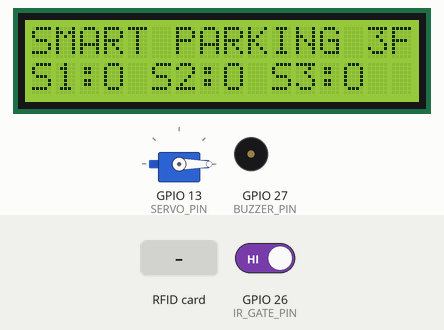
A sketch run on a simulated ESP32. Shown: servo, 16×2 character LCD, buzzer (waves = sounding). Wiring (inferred from the names in the program): 3 × IR receiver: data GPIO 25 / data GPIO 32 / data GPIO 33. Inputs (shaded band) come from the test bench; at power-on: GPIO 26 (IR_GATE_PIN) HIGH. WiFi joins after 1.5 s; servers stay silent unless stated; what the sketch prints to the serial monitor is not drawn.

Above: at 3.2 s.
3.3 s: RFID card 01 02 03 04 held to the reader
At 4.2 s:
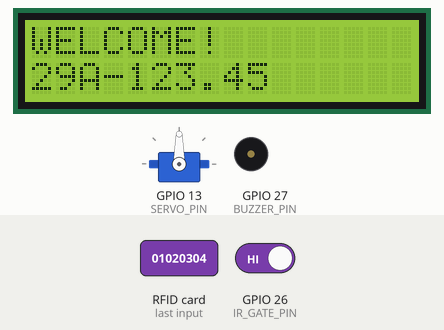
5.0 s: RFID card 11 22 33 44 held to the reader
At 6.4 s:
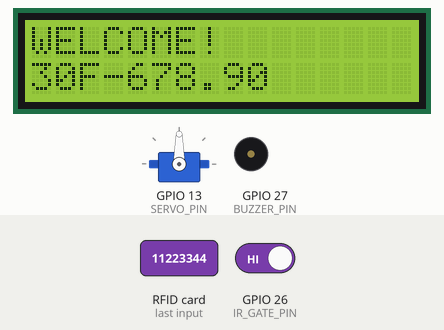
6.7 s: RFID card 55 66 77 88 held to the reader
At 7.6 s:
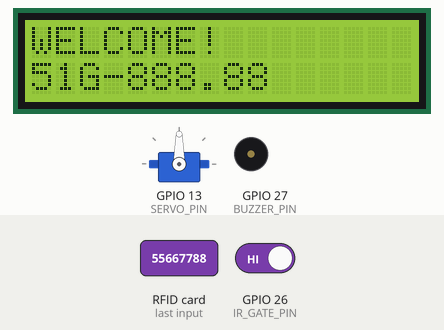
8.3 s: RFID card 5E 7A 19 C4 held to the reader
At 10.0 s:
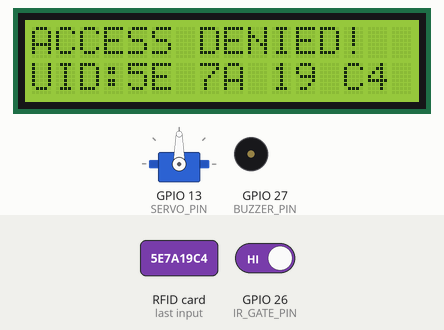
10.3 s: RFID card 01 02 03 04 held to the reader
At 12.0 s:
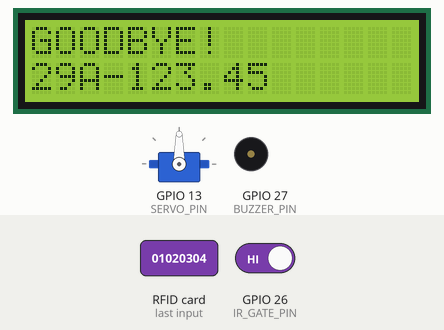
12.3 s: RFID card 11 22 33 44 held to the reader
At 13.3 s:
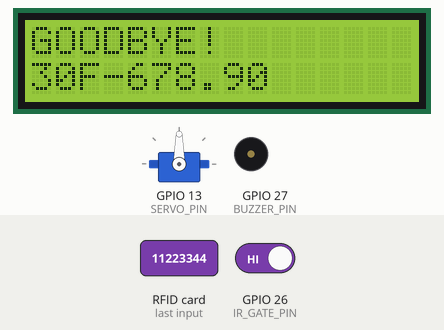
Timing chart, 0 to 18.2 s (numbered marks = the images above; inputs shaded):
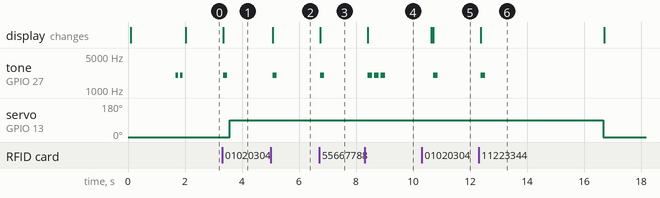

The sketch:

sketch.ino
```cpp
/**
 * ============================================================================
 * BẢN MÔ PHỎNG TRỰC TIẾP TRÊN WOKWI (SỬ DỤNG MODULE MFRC522 THẬT TRÊN WOKWI)
 * Đề tài: IoT-Based Smart Vehicle Parking System using RFID
 * ============================================================================
 * Hướng dẫn tương tác trên Wokwi sau khi bấm nút Play (Màu xanh lá):
 * 1. Bấm chuột trực tiếp vào module "MFRC522 RFID Reader" màu xanh dương:
 *    - Chọn "Blue Card"   (UID: 01 02 03 04) -> Thẻ HỢP LỆ (Xe 1: 29A-123.45)
 *    - Chọn "Green Card"  (UID: 11 22 33 44) -> Thẻ HỢP LỆ (Xe 2: 30F-678.90)
 *    - Chọn "Yellow Card" (UID: 55 66 77 88) -> Thẻ HỢP LỆ (Xe 3: 51G-888.88)
 *    - Chọn "Red Card"    (UID: AA BB CC DD) hoặc "Key Fob" -> Thẻ LẠ (Từ
 * chối!) Sau đó bấm nút "Tap Card" (hoặc Insert Card) trên bảng điều khiển
 * RFID!
 *
 * 2. Gạt 3 công tắc bên trái (GPIO 32, 33, 25) sang TRÁI:
 *    - Giả lập cảm biến vật cản hồng ngoại (IR Obstacle) phát hiện xe đã đỗ vào
 * Ô 1, 2, 3.
 */

#include <ESP32Servo.h>
#include <HTTPClient.h>
#include <LiquidCrystal_I2C.h>
#include <MFRC522.h>
#include <SPI.h>
#include <WiFi.h>
#include <Wire.h>

// Wi-Fi ảo tích hợp sẵn của Wokwi
const char *WIFI_SSID = "Wokwi-GUEST";
const char *WIFI_PASSWORD = "";

// Điền URL Firebase nếu muốn đồng bộ từ Wokwi lên Web Dashboard
const String FIREBASE_HOST = "https://YOUR_PROJECT_ID.firebasedatabase.app";

// Chân SPI của module MFRC522 RFID Reader trên ESP32
#define SS_PIN 5
#define RST_PIN 4
// SCK = 18, MISO = 19, MOSI = 23

#define LCD_ADDRESS 0x27
#define SERVO_PIN 13
#define BUZZER_PIN 27

#define NUM_SLOTS 3
const int IR_SLOT_PINS[NUM_SLOTS] = {32, 33, 25};
#define IR_GATE_PIN 26

MFRC522 rfid(SS_PIN, RST_PIN);
LiquidCrystal_I2C lcd(LCD_ADDRESS, 16, 2);
Servo gateServo;

struct AuthorizedCard {
  String uid;
  String ownerName;
  String licensePlate;
  bool isParked;
};

// Danh sách 3 thẻ hợp lệ khớp với 3 thẻ preset (Blue, Green, Yellow) trên Wokwi
// MFRC522
AuthorizedCard validCards[] = {
    {"01 02 03 04", "Nguyen Van A", "29A-123.45",
     false},                                            // Blue Card trên Wokwi
    {"11 22 33 44", "Tran Thi B", "30F-678.90", false}, // Green Card trên Wokwi
    {"55 66 77 88", "Le Hoang C", "51G-888.88", false} // Yellow Card trên Wokwi
};
const int NUM_VALID_CARDS = sizeof(validCards) / sizeof(validCards[0]);

bool slotOccupied[NUM_SLOTS] = {false, false, false};
bool lastSlotState[NUM_SLOTS] = {false, false, false};
int availableSlots = NUM_SLOTS;

bool isGateOpen = false;
unsigned long gateOpenedTime = 0;
const unsigned long GATE_TIMEOUT_MS = 4000;

void beep(int times, int durationMs) {
  for (int i = 0; i < times; i++) {
    tone(BUZZER_PIN, 2000, durationMs);
    delay(durationMs + 80);
  }
}

void updateLcdScreen() {
  lcd.clear();
  lcd.setCursor(0, 0);
  lcd.print("SMART PARKING ");
  lcd.print(availableSlots);
  lcd.print("F");

  lcd.setCursor(0, 1);
  for (int i = 0; i < NUM_SLOTS; i++) {
    lcd.print("S");
    lcd.print(i + 1);
    lcd.print(":");
    lcd.print(slotOccupied[i] ? "X " : "O ");
  }
}

void openGate() {
  gateServo.write(90);
  isGateOpen = true;
  gateOpenedTime = millis();
  Serial.println(">>> [BARIE] Mo thanh chan (Goc 90 do)");
}

void closeGate() {
  gateServo.write(0);
  isGateOpen = false;
  Serial.println(">>> [BARIE] Dong thanh chan (Goc 0 do)");
  updateLcdScreen();
}

String getCardUidString() {
  String uidStr = "";
  for (byte i = 0; i < rfid.uid.size; i++) {
    if (rfid.uid.uidByte[i] < 0x10)
      uidStr += "0";
    uidStr += String(rfid.uid.uidByte[i], HEX);
    if (i < rfid.uid.size - 1)
      uidStr += " ";
  }
  uidStr.toUpperCase();
  return uidStr;
}

void processCardUid(String scannedUid) {
  scannedUid.trim();
  scannedUid.toUpperCase();
  Serial.println("\n==========================================");
  Serial.println("[RFID RC522] Phat hien quet the UID: " + scannedUid);

  int matchedIndex = -1;
  for (int i = 0; i < NUM_VALID_CARDS; i++) {
    if (validCards[i].uid.equalsIgnoreCase(scannedUid)) {
      matchedIndex = i;
      break;
    }
  }

  // 1. Thẻ lạ (Ví dụ chọn Red Card: AA BB CC DD hoặc Key Fob: C0 FF EE 99)
  if (matchedIndex == -1) {
    Serial.println("[RFID] -> CANH BAO: The la khong hop le!");
    lcd.clear();
    lcd.setCursor(0, 0);
    lcd.print("ACCESS DENIED!");
    lcd.setCursor(0, 1);
    lcd.print("UID:" + scannedUid);
    beep(3, 150);
    delay(1500);
    updateLcdScreen();
  }
  // 2. Thẻ hợp lệ đang đỗ trong bãi -> Quẹt thẻ để ĐI RA
  else if (validCards[matchedIndex].isParked) {
    validCards[matchedIndex].isParked = false;
    Serial.println("[RFID] -> XE RA: " + validCards[matchedIndex].ownerName +
                   " (" + validCards[matchedIndex].licensePlate + ")");
    lcd.clear();
    lcd.setCursor(0, 0);
    lcd.print("GOODBYE!");
    lcd.setCursor(0, 1);
    lcd.print(validCards[matchedIndex].licensePlate);
    beep(1, 150);
    openGate();
  }
  // 3. Thẻ hợp lệ muốn ĐI VÀO nhưng bãi xe đã hết chỗ
  else if (availableSlots <= 0) {
    Serial.println("[RFID] -> TU CHOI: Bai xe da HET CHO TRONG!");
    lcd.clear();
    lcd.setCursor(0, 0);
    lcd.print("PARKING FULL!");
    lcd.setCursor(0, 1);
    lcd.print("Vui long cho...");
    beep(2, 250);
    delay(1500);
    updateLcdScreen();
  }
  // 4. Thẻ hợp lệ & Còn chỗ trống -> Mở cổng cho XE VÀO
  else {
    validCards[matchedIndex].isParked = true;
    Serial.println("[RFID] -> XE VAO: " + validCards[matchedIndex].ownerName +
                   " (" + validCards[matchedIndex].licensePlate + ")");
    lcd.clear();
    lcd.setCursor(0, 0);
    lcd.print("WELCOME!");
    lcd.setCursor(0, 1);
    lcd.print(validCards[matchedIndex].licensePlate);
    beep(1, 150);
    openGate();
  }
}

void handleRfidReader() {
  if (!rfid.PICC_IsNewCardPresent() || !rfid.PICC_ReadCardSerial()) {
    return;
  }
  String scannedUid = getCardUidString();
  processCardUid(scannedUid);
  rfid.PICC_HaltA();
  rfid.PCD_StopCrypto1();
}

void setup() {
  Serial.begin(115200);
  pinMode(BUZZER_PIN, OUTPUT);

  for (int i = 0; i < NUM_SLOTS; i++) {
    pinMode(IR_SLOT_PINS[i], INPUT_PULLUP);
  }
  pinMode(IR_GATE_PIN, INPUT_PULLUP);

  // Khởi tạo Servo Barie
  ESP32PWM::allocateTimer(0);
  gateServo.setPeriodHertz(50);
  gateServo.attach(SERVO_PIN, 500, 2400);
  gateServo.write(0);

  // Khởi tạo LCD 1602 I2C
  Wire.begin(21, 22);
  lcd.init();
  lcd.backlight();
  lcd.setCursor(0, 0);
  lcd.print("SMART PARKING");
  lcd.setCursor(0, 1);
  lcd.print("Init RFID+WiFi..");

  // Khởi tạo giao tiếp SPI & Module MFRC522
  SPI.begin(18, 19, 23, 5);
  rfid.PCD_Init();

  WiFi.begin(WIFI_SSID, WIFI_PASSWORD, 6);
  unsigned long startAttempt = millis();
  while (WiFi.status() != WL_CONNECTED && millis() - startAttempt < 3500) {
    delay(250);
  }

  Serial.println("====================================================");
  Serial.println(" HE THONG BAI DO XE THONG MINH IOT (MFRC522 WOKWI)");
  Serial.println(" - Bam vao module MFRC522 de chon the & quet:");
  Serial.println("   + Blue Card   (01 02 03 04): Hop le - 29A-123.45");
  Serial.println("   + Green Card  (11 22 33 44): Hop le - 30F-678.90");
  Serial.println("   + Yellow Card (55 66 77 88): Hop le - 51G-888.88");
  Serial.println("   + Red Card    (AA BB CC DD): The la - Tu choi!");
  Serial.println("====================================================");

  beep(2, 80);
  updateLcdScreen();
}

void loop() {
  // 1. Đọc trạng thái 3 cảm biến ô đỗ xe
  bool changed = false;
  int freeCount = 0;
  for (int i = 0; i < NUM_SLOTS; i++) {
    bool occupied = (digitalRead(IR_SLOT_PINS[i]) == LOW);
    slotOccupied[i] = occupied;
    if (!occupied)
      freeCount++;
    if (occupied != lastSlotState[i]) {
      changed = true;
      lastSlotState[i] = occupied;
      Serial.printf("[IR SENSOR] O do xe S%d: %s\n", i + 1,
                    occupied ? "CO XE (X)" : "TRONG (O)");
    }
  }
  availableSlots = freeCount;
  if (changed && !isGateOpen) {
    updateLcdScreen();
  }

  // 2. Đọc thẻ từ trực tiếp từ module MFRC522 trên Wokwi
  handleRfidReader();

  // 3. Tự động đóng cổng Barie khi xe đã qua cảm biến an toàn
  if (isGateOpen) {
    if (digitalRead(IR_GATE_PIN) == LOW) {
      gateOpenedTime = millis();
    } else if (millis() - gateOpenedTime >= GATE_TIMEOUT_MS) {
      closeGate();
    }
  }

  delay(50);
}
```

Measured:
- after the input at 3.3 s, tone on GPIO 27 (BUZZER_PIN): silent → 2000 Hz at once, → silent 0.15 s later; servo on GPIO 13 (SERVO_PIN): 0° → 90° after 0.27 s; the display: changes at once (image 1)
- after the input at 5.0 s, tone on GPIO 27 (BUZZER_PIN): silent → 2000 Hz after 0.07 s, → silent 0.15 s later; the display: changes after 0.07 s (image 2)
- after the input at 6.7 s, tone on GPIO 27 (BUZZER_PIN): silent → 2000 Hz at once, → silent 0.15 s later; the display: changes at once (image 3)
- after the input at 8.3 s, tone on GPIO 27 (BUZZER_PIN): alternates 2000 Hz for 0.15 s and silent for 0.08 s, 6 changes in all, then stays silent, starting after 0.11 s; the display: changes after 0.11 s (image 4)
- after the input at 10.3 s, tone on GPIO 27 (BUZZER_PIN): silent → 2000 Hz after 0.42 s, → silent 0.15 s later; servo on GPIO 13 (SERVO_PIN): stays 90° (without the input it goes to 0° after 0.71 s); the display: first differs from a run without the input after 0.42 s (image 5)
- after the input at 12.3 s, tone on GPIO 27 (BUZZER_PIN): silent → 2000 Hz after 0.08 s, → silent 0.15 s later; servo on GPIO 13 (SERVO_PIN): 90° → 0° after 4.4 s instead of 2.7 s; the display: changes after 0.08 s (image 6)
